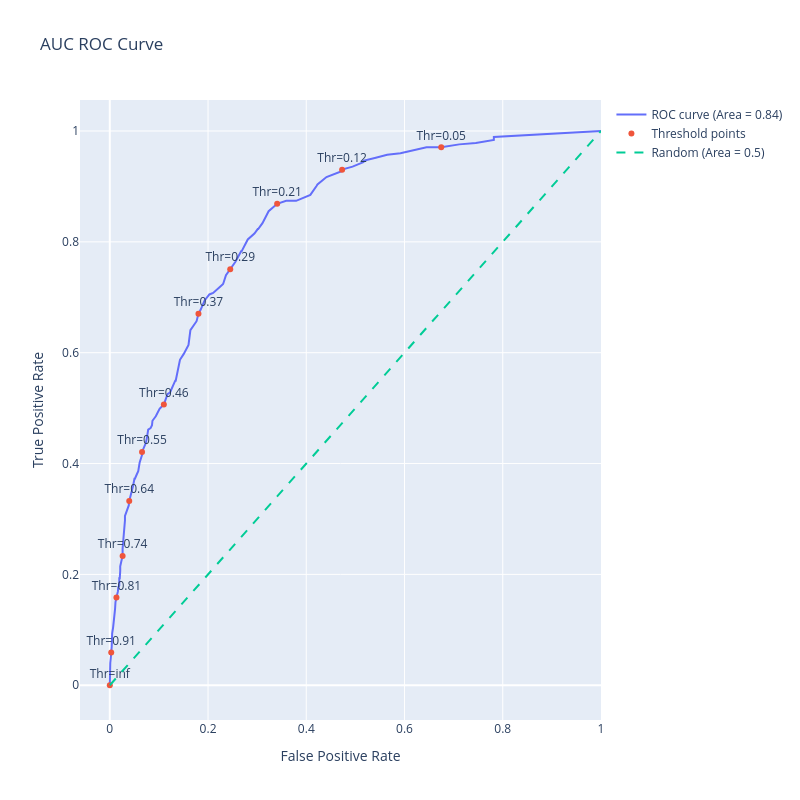

The notebook cell saved with this chart:
### Code cell
import plotly.graph_objects as go
import numpy as np
from sklearn.metrics import roc_auc_score
# Assuming fpr, tpr, thresholds are already calculated as before
fpr, tpr, thresholds = roc_curve(y_test, y_prob)
# Calculate the AUC (Area Under the Curve)
roc_auc = roc_auc_score(y_test, y_prob)
# Generate a trace for ROC curve
trace0 = go.Scatter(
    x=fpr,
    y=tpr,
    mode='lines',
    name=f'ROC curve (Area = {roc_auc:.2f})'
)
# Only label every nth point to avoid cluttering
n = 10
indices = np.arange(len(thresholds)) % n == 0  # Choose indices where index mod n is 0

trace1 = go.Scatter(
    x=fpr[indices],
    y=tpr[indices],
    mode='markers+text',
    name='Threshold points',
    text=[f"Thr={thr:.2f}" for thr in thresholds[indices]],
    textposition='top center'
)
# Diagonal line
trace2 = go.Scatter(
    x=[0, 1],
    y=[0, 1],
    mode='lines',
    name='Random (Area = 0.5)',
    line=dict(dash='dash')
)
data = [trace0, trace1, trace2]
# Define layout with square aspect ratio
layout = go.Layout(
    title='AUC ROC Curve',
    xaxis=dict(title='False Positive Rate'),
    yaxis=dict(title='True Positive Rate'),
    autosize=False,
    width=800,
    height=800,
    showlegend=True
)
# Define figure and add data
fig = go.Figure(data=data, layout=layout)
fig.show()

### Figure 1 — Plotly figure (JSON) as saved in the notebook; plotly's stock layout.template omitted (floating-point values rounded to 4 significant figures)
{"data": [{"mode": "lines", "name": "ROC curve (Area = 0.84)", "type": "scatter", "x": [0.0, 0.0, 0.0, 0.0, 0.0, 0.0, 0.0009653, 0.001931, 0.001931, 0.002896, 0.002896, 0.003861, 0.003861, 0.004826, 0.006757, 0.008687, 0.008687, 0.01062, 0.01158, 0.01255, 0.01351, 0.01641, 0.01737, 0.01931, 0.01931, 0.01931, 0.02027, 0.02124, 0.02124, 0.02317, 0.02606, 0.02606, 0.02799, 0.02992, 0.02992, 0.03089, 0.03089, 0.03282, 0.03764, 0.03861, 0.03958, 0.04247, 0.04537, 0.0473, 0.05019, 0.05116, 0.05502, 0.05792, 0.06081, 0.06564, 0.06564, 0.06853, 0.07336, 0.07529, 0.07819, 0.08301, 0.08591, 0.08687, 0.09363, 0.1014, 0.11, 0.1178, 0.1226, 0.1332, 0.1342, 0.1429, 0.1506, 0.1602, 0.1641, 0.1766, 0.1805, 0.1853, 0.1931, 0.2027, 0.2095, 0.2104, 0.2239, 0.2297, 0.2307, 0.2365, 0.2452, 0.2558, 0.2674, 0.2683, 0.2809, 0.2944, 0.3012, 0.3021, 0.3108, 0.3234, 0.3407, 0.3591, 0.3793, 0.3948, 0.4083, 0.4208, 0.4218, 0.4228, 0.4411, 0.472, 0.473, 0.4942, 0.5164, 0.5164, 0.5415, 0.5647, 0.5917, 0.6187, 0.6429, 0.6448, 0.6747, 0.7104, 0.7114, 0.7452, 0.7819, 0.7819, 0.8436, 1.0], "y": [0.0, 0.005362, 0.01609, 0.02145, 0.02949, 0.03485, 0.04021, 0.04826, 0.0563, 0.0563, 0.05898, 0.06971, 0.09115, 0.09383, 0.1046, 0.118, 0.126, 0.1367, 0.1501, 0.1582, 0.1582, 0.1689, 0.1769, 0.1796, 0.1903, 0.193, 0.193, 0.2064, 0.2145, 0.2225, 0.2332, 0.2466, 0.2681, 0.2761, 0.2895, 0.2976, 0.3056, 0.311, 0.3244, 0.3244, 0.3324, 0.3432, 0.3485, 0.3592, 0.3727, 0.3727, 0.3807, 0.3861, 0.4021, 0.4155, 0.4209, 0.4263, 0.437, 0.445, 0.4611, 0.4638, 0.4692, 0.4772, 0.4853, 0.4987, 0.5067, 0.5255, 0.5282, 0.5496, 0.5496, 0.5871, 0.5979, 0.6139, 0.6408, 0.6568, 0.6702, 0.6783, 0.6944, 0.7051, 0.7078, 0.7078, 0.7185, 0.7239, 0.7239, 0.7399, 0.7507, 0.7641, 0.7828, 0.7828, 0.8043, 0.815, 0.8231, 0.8231, 0.8338, 0.8552, 0.8686, 0.874, 0.874, 0.8794, 0.8847, 0.9008, 0.9035, 0.9035, 0.9169, 0.9276, 0.9303, 0.9357, 0.9437, 0.9464, 0.9517, 0.9571, 0.9598, 0.9651, 0.9705, 0.9705, 0.9705, 0.9759, 0.9759, 0.9786, 0.9839, 0.9893, 0.992, 1.0]}, {"mode": "markers+text", "name": "Threshold points", "text": ["Thr=inf", "Thr=0.91", "Thr=0.81", "Thr=0.74", "Thr=0.64", "Thr=0.55", "Thr=0.46", "Thr=0.37", "Thr=0.29", "Thr=0.21", "Thr=0.12", "Thr=0.05"], "textposition": "top center", "type": "scatter", "x": [0.0, 0.002896, 0.01351, 0.02606, 0.03958, 0.06564, 0.11, 0.1805, 0.2452, 0.3407, 0.473, 0.6747], "y": [0.0, 0.05898, 0.1582, 0.2332, 0.3324, 0.4209, 0.5067, 0.6702, 0.7507, 0.8686, 0.9303, 0.9705]}, {"line": {"dash": "dash"}, "mode": "lines", "name": "Random (Area = 0.5)", "type": "scatter", "x": [0, 1], "y": [0, 1]}], "layout": {"autosize": false, "height": 800, "showlegend": true, "title": {"text": "AUC ROC Curve"}, "width": 800, "xaxis": {"title": {"text": "False Positive Rate"}}, "yaxis": {"title": {"text": "True Positive Rate"}}}}
